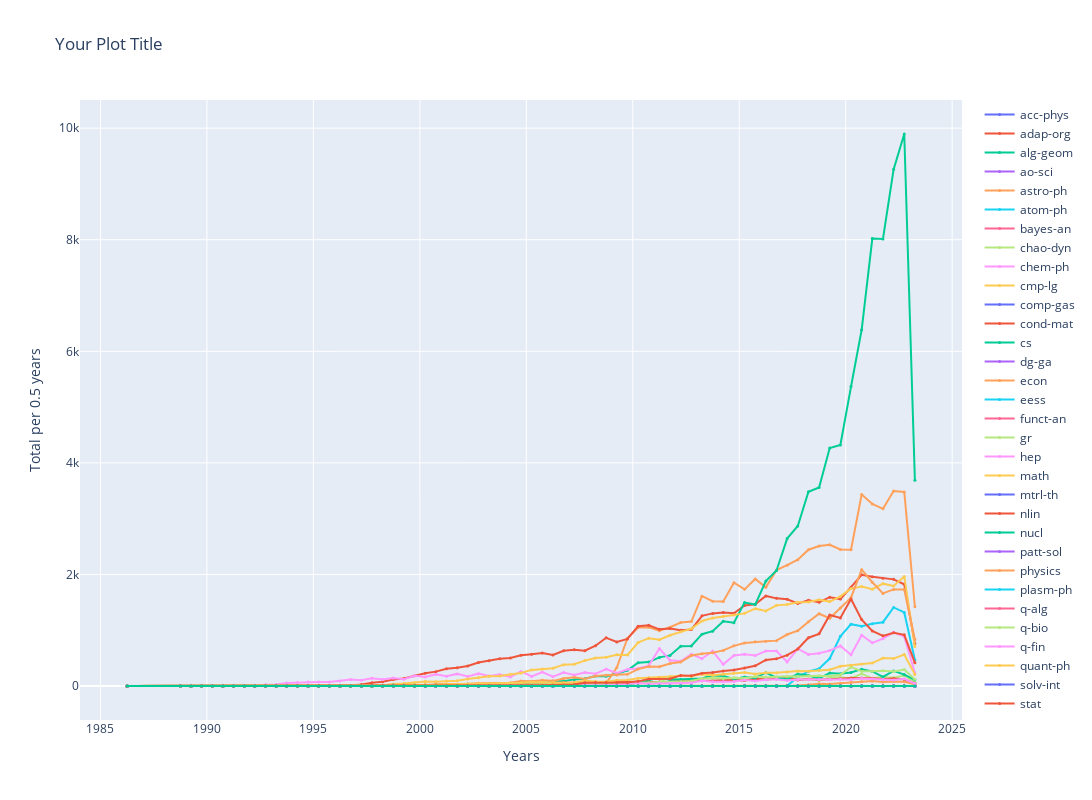

Write notebook code for a chart like this one.
### Code cell
plot_transitions(transition_metadata, category_to_index('math'))
